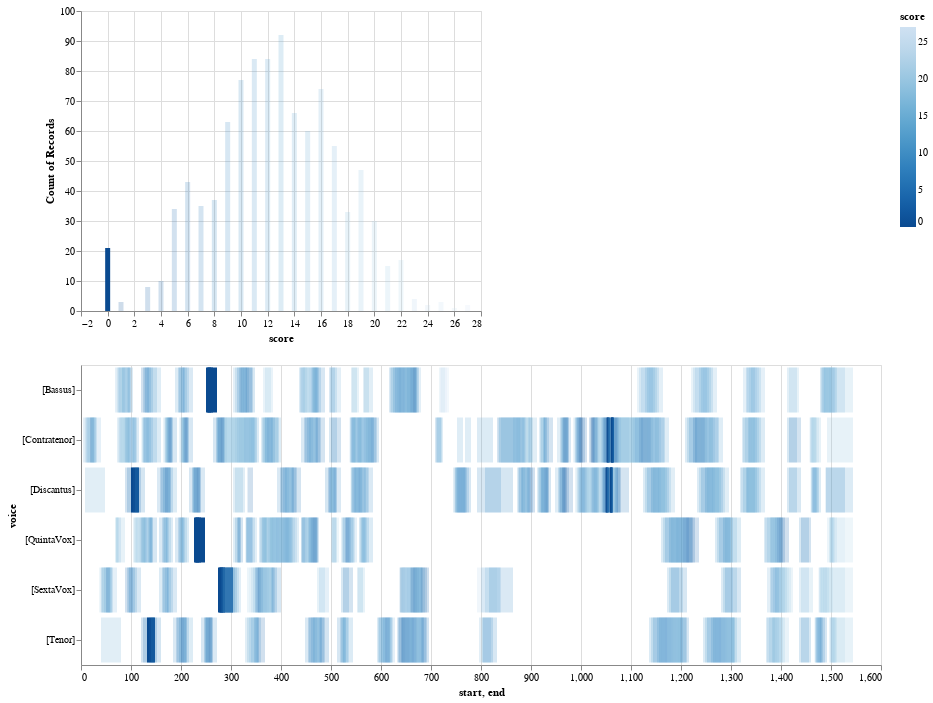

Here is the notebook cell this chart was saved with:
### Code cell
viz.plot_close_match_heatmap(mel_ngram, popular_pat, manhattanDis, 'd', mel_ngram_dur)

### Figure 1 — Vega-Lite specification as saved in the notebook (floating-point values rounded to 4 significant figures; data arrays with more than 128 entries replaced by an {"elided": "..."} marker saying what was removed)
{"config": {"view": {"continuousWidth": 400, "continuousHeight": 300}}, "vconcat": [{"mark": "bar", "encoding": {"color": {"type": "quantitative", "field": "score"}, "opacity": {"condition": {"value": 1, "test": "(datum.score <= SelectorName.cutoff)"}, "value": 0.2}, "x": {"type": "quantitative", "field": "score"}, "y": {"type": "quantitative", "aggregate": "count", "field": "score"}}}, {"mark": "bar", "encoding": {"color": {"type": "quantitative", "field": "score", "sort": "descending"}, "opacity": {"condition": {"value": 1, "test": "(datum.score <= SelectorName.cutoff)"}, "value": 0.2}, "tooltip": [{"type": "quantitative", "field": "start"}, {"type": "quantitative", "field": "end"}, {"type": "nominal", "field": "pattern"}, {"type": "quantitative", "field": "score"}], "x": {"type": "quantitative", "field": "start"}, "x2": {"field": "end"}, "y": {"type": "nominal", "field": "voice"}}, "height": 300, "selection": {"SelectorName": {"type": "single", "fields": ["cutoff"], "bind": {"input": "range", "max": 27.0, "min": 0.0, "name": "cutoff:", "step": 0.27}, "init": {"cutoff": 0}}, "selector011": {"type": "interval", "bind": "scales", "encodings": ["x", "y"]}}, "width": 800}], "data": {"name": "data-6bf176bc6b75ba13e40623ce0e337420"}, "$schema": "https://vega.github.io/schema/vega-lite/v4.8.1.json", "datasets": {"data-6bf176bc6b75ba13e40623ce0e337420": {"elided": "1000 records"}}}
